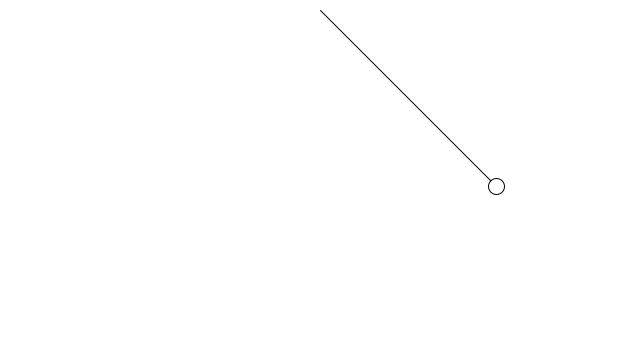
Frame 1 (no input)
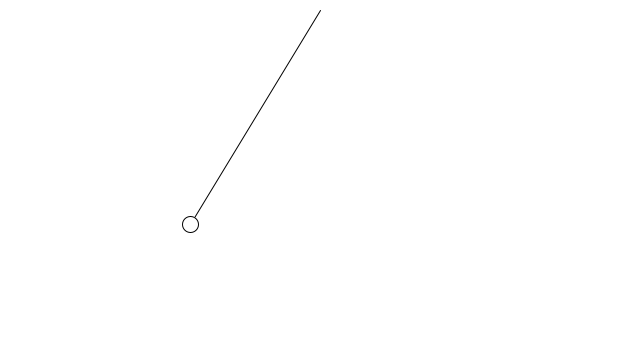
Frame 60 (the mouse pressed at the canvas centre just before this capture)
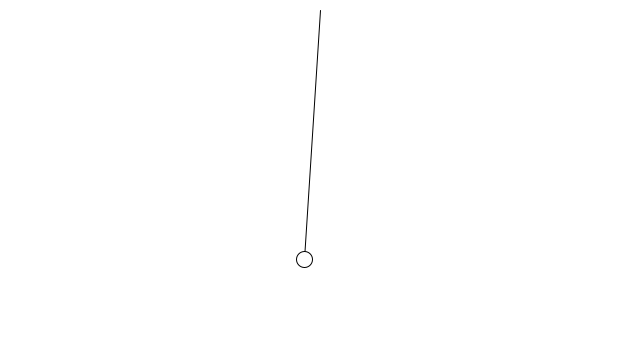
Frame 120 (the mouse held since frame 60 and released just before this capture)

The Processing sketch that drew these frames (run headless with seeded random() and noise(); from frame 60 on, the mouse is pressed at the canvas centre):

// Processing sketch: Pendulum
// ── Pendulum.pde
class MyPendulum {
    PVector location;
    PVector origin;

    float r; // rod length
    float angle; // current angle of pendulum
    float aVelocity; // angle velocity
    float aAcceleration; // angle acceleration
    float damping; // arbitrary damping value to simulate real life kinda

    MyPendulum(PVector origin, float r) {
        this.r  = r;
        this.origin = origin.copy(); // get copy of PVector

        location = new PVector();
        angle = PI/4;
        aVelocity = 0.0;
        aAcceleration = 0.0;
        damping = 0.95;
    }

    void go() {
        update();
        display();
    }

    void update() {
        float g = 0.4; // arbitrary gravity constant

        aAcceleration = (-1 * g / r) * sin(angle);
        aVelocity += aAcceleration;
        angle += aVelocity;
    }

    void display() {
        location.set(r * sin(angle), r * cos(angle), 0); // get where ball should be based on angle (to cartesian converstion);
        location.add(origin); // add origin offset

        stroke(0);
        line(origin.x, origin.y, location.x, location.y);
        ellipse(location.x, location.y, 16,16);
    }
}

MyPendulum p;

void setup() {
    size(640,360);
    p = new MyPendulum(new PVector(width/2, 10), 250);
}

void draw() {
    background(255);
    p.go();
}
